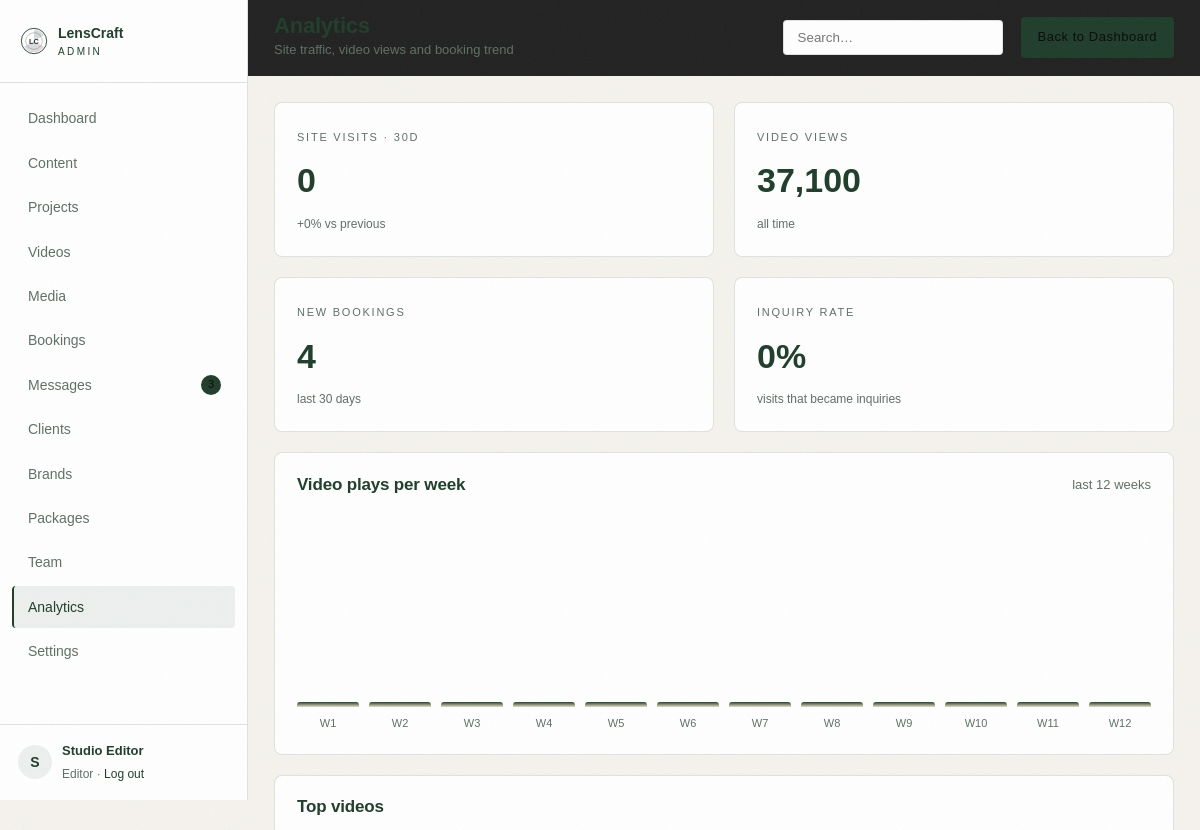
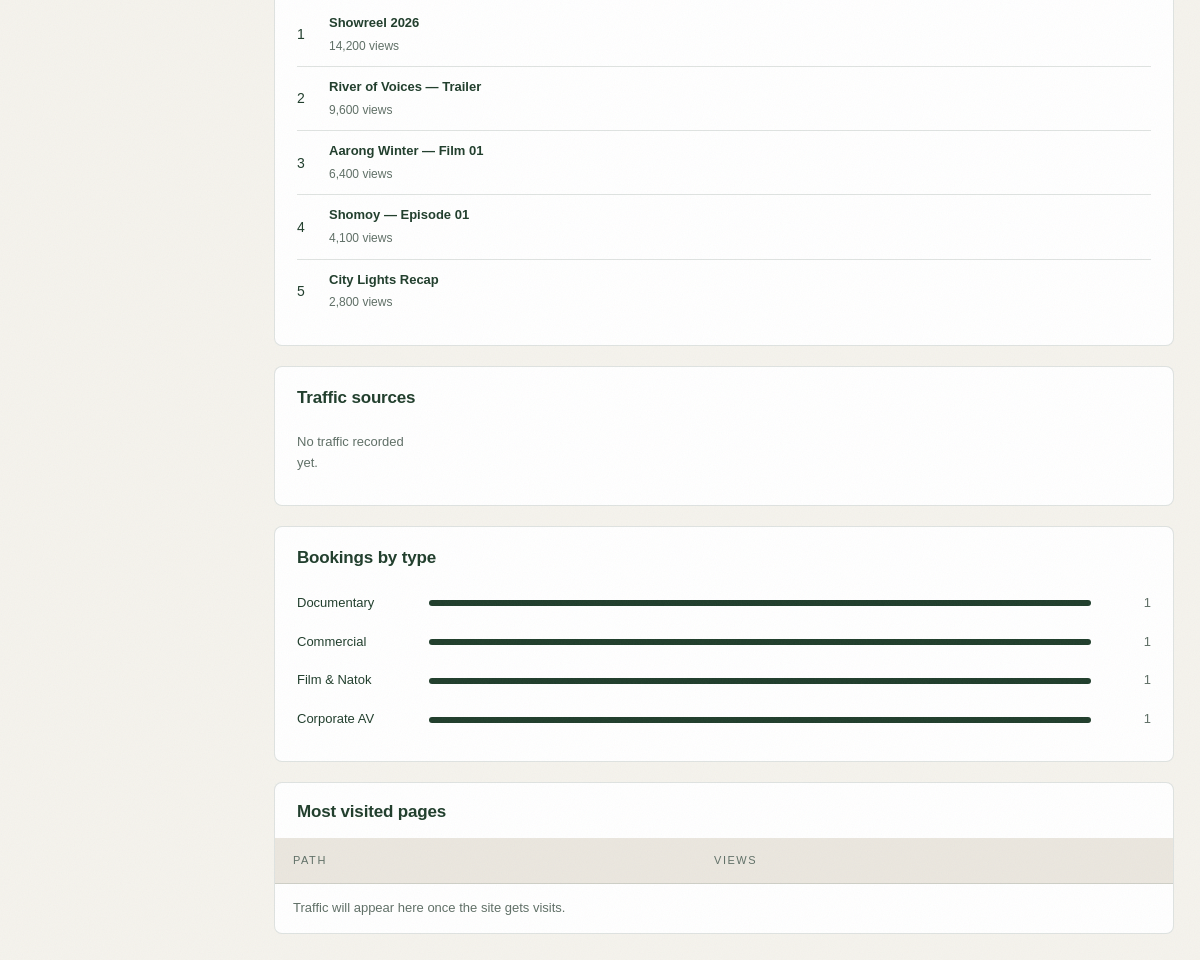
The page /admin/analytics (signed in) on the database its author committed (2 pictures, top to bottom).
### tables this page shows
CREATE TABLE IF NOT EXISTS users (
  id            INT UNSIGNED NOT NULL AUTO_INCREMENT,
  name          VARCHAR(120) NOT NULL,
  email         VARCHAR(160) NOT NULL,
  password_hash VARCHAR(255) NOT NULL,
  role          ENUM('owner','editor') NOT NULL DEFAULT 'editor',
  phone         VARCHAR(40)  NULL,
  last_login_at DATETIME     NULL,
  created_at    DATETIME     NOT NULL DEFAULT CURRENT_TIMESTAMP,
  PRIMARY KEY (id),
  UNIQUE KEY uniq_users_email (email)
);

CREATE TABLE IF NOT EXISTS videos (
  id                 INT UNSIGNED NOT NULL AUTO_INCREMENT,
  title              VARCHAR(180) NOT NULL,
  category           VARCHAR(60)  NOT NULL DEFAULT 'Hero Reel',
  source             ENUM('local','embed') NOT NULL DEFAULT 'local',
  file_path          VARCHAR(255) NULL,
  embed_url          VARCHAR(255) NULL,
  provider           VARCHAR(30)  NULL,
  poster_media_id    INT UNSIGNED NULL,
  project_id         INT UNSIGNED NULL,
  duration_seconds   INT UNSIGNED NULL,
  size_bytes         BIGINT UNSIGNED NOT NULL DEFAULT 0,
  status             ENUM('processing','ready','failed') NOT NULL DEFAULT 'ready',
  is_published       TINYINT(1) NOT NULL DEFAULT 0,
  place_home_hero    TINYINT(1) NOT NULL DEFAULT 0,
  place_work_grid    TINYINT(1) NOT NULL DEFAULT 0,
  place_services     TINYINT(1) NOT NULL DEFAULT 0,
  views              INT UNSIGNED NOT NULL DEFAULT 0,
  created_at         DATETIME NOT NULL DEFAULT CURRENT_TIMESTAMP,
  updated_at         DATETIME NOT NULL DEFAULT CURRENT_TIMESTAMP,
  PRIMARY KEY (id),
  KEY idx_video_status (status),
  KEY idx_video_project (project_id)
);

### app/Views/admin/analytics.php (the view, shortened to what the rows shown need)
<?php
$maxWeekly = max(array_merge([1], array_map('intval', array_values($weekly))));
$maxType = max(array_merge([1], array_map('intval', array_column($bookingTypes, 'total'))));
?>
<div class="stat-row">
    <article class="card stat"><span class="stat__label">SITE VISITS · 30D</span><strong class="stat__value"><?= number_format($summary['visits']) ?></strong><span class="stat__meta"><?= $summary['visits_change'] >= 0 ? '+' : '' ?><?= e((string) $summary['visits_change']) ?>% vs previous</span></article>
    <article class="card stat"><span class="stat__label">VIDEO VIEWS</span><strong class="stat__value"><?= number_format($summary['video_views']) ?></strong><span class="stat__meta">all time</span></article>
    <article class="card stat"><span class="stat__label">NEW BOOKINGS</span><strong class="stat__value"><?= number_format($summary['bookings']) ?></strong><span class="stat__meta">last 30 days</span></article>
    <article class="card stat"><span class="stat__label">INQUIRY RATE</span><strong class="stat__value"><?= e((string) $summary['booking_rate']) ?>%</strong><span class="stat__meta">visits that became inquiries</span></article>
</div>
<div class="cols cols--2-1">
    <article class="card">
        <header class="card__head">
            <h2>Video plays per week</h2>
            <span class="muted">last <?= count($weekly) ?> weeks</span>
        </header>
        <div class="chart">
            <?php foreach ($weekly as $label => $value): ?>
                <div class="chart__bar" title="<?= e($label) ?>: <?= (int) $value ?>">
                    <span style="height: <?= max(2, (int) round($value / $maxWeekly * 100)) ?>%"></span>
                    <small><?= e($label) ?></small>
                </div>
            <?php endforeach; ?>
        </div>
    </article>
    <article class="card">
        <header class="card__head"><h2>Top videos</h2></header>
        <ul class="rank">
            <?php foreach ($topVideos as $i => $video): ?>
                <li>
                    <span class="rank__no"><?= $i + 1 ?></span>
                    <div>
                        <strong><?= e($video['title']) ?></strong>
                        <small><?= number_format((int) $video['views']) ?> views</small>
                    </div>
                </li>
            <?php endforeach; ?>
        </ul>
    </article>
</div>
<div class="cols cols--1-1">
    <article class="card">
        <header class="card__head"><h2>Traffic sources</h2></header>
        <ul class="meter">
            <?php if (!$sources): ?><li class="empty">No traffic recorded yet.</li><?php endif; ?>
        </ul>
    </article>
    <article class="card">
        <header class="card__head"><h2>Bookings by type</h2></header>
        <ul class="meter">
            <?php foreach ($bookingTypes as $row): ?>
                <li>
                    <span><?= e($row['project_type']) ?></span>
                    <i><b style="width: <?= (int) round($row['total'] / $maxType * 100) ?>%"></b></i>
                    <strong><?= (int) $row['total'] ?></strong>
                </li>
            <?php endforeach; ?>
        </ul>
    </article>
</div>
<article class="card card--flush">
    <header class="card__head card__head--pad"><h2>Most visited pages</h2></header>
    <table class="table">
        <thead><tr><th>Path</th><th class="right">Views</th></tr></thead>
        <tbody>
        <?php if (!$topPages): ?><tr><td colspan="2" class="empty">Traffic will appear here once the site gets visits.</td></tr><?php endif; ?>
        </tbody>
    </table>
</article>

### app/Support/Router.php (shortened to what the rows shown need)
<?php
class Router
{
    private array $routes = ['GET' => [], 'POST' => []];
    private function add(string $method, string $path, callable|string $handler): void
    {
        $params = [];
        $pattern = preg_replace_callback('~\{(\w+)\}~', static function (array $m) use (&$params): string {
            $params[] = $m[1];
            return '([^/]+)';
        }, '/' . trim($path, '/'));
        $this->routes[$method][] = [
            'pattern' => '~^' . rtrim((string) $pattern, '/') . '/?$~',
            'handler' => $handler,
            'params'  => $params,
        ];
    }
    public function dispatch(string $method, string $path): void
    {
        $path = '/' . trim($path, '/');
        $method = $method === 'POST' ? 'POST' : 'GET';
        foreach ($this->routes[$method] as $route) {
            if (preg_match($route['pattern'], $path, $matches)) {
                array_shift($matches);
                $this->call($route['handler'], $matches);
                return;
            }
        }
    }
    private function call(callable|string $handler, array $args): void
    {
        if (is_string($handler)) {
            [$class, $method] = explode('@', $handler);
            $controller = new $class();
            $controller->{$method}(...$args);
            return;
        }
    }
}

### app/Views/layouts/admin.php (shortened to what the rows shown need)
<?php
$user = $user ?? [];
$activeNav = $activeNav ?? '';
$unread = Message::unreadCount();
$navItems = [
    ['key' => 'dashboard', 'label' => 'Dashboard', 'url' => url('/admin')],
    ['key' => 'content',   'label' => 'Content',   'url' => url('/admin/content')],
    ['key' => 'projects',  'label' => 'Projects',  'url' => url('/admin/projects')],
    ['key' => 'videos',    'label' => 'Videos',    'url' => url('/admin/videos')],
    ['key' => 'media',     'label' => 'Media',     'url' => url('/admin/media')],
    ['key' => 'bookings',  'label' => 'Bookings',  'url' => url('/admin/bookings')],
    ['key' => 'messages',  'label' => 'Messages',  'url' => url('/admin/messages'), 'badge' => $unread],
    ['key' => 'clients',   'label' => 'Clients',   'url' => url('/admin/clients')],
    ['key' => 'brands',    'label' => 'Brands',    'url' => url('/admin/brands')],
    ['key' => 'packages',  'label' => 'Packages',  'url' => url('/admin/packages')],
    ['key' => 'team',      'label' => 'Team',      'url' => url('/admin/team')],
    ['key' => 'analytics', 'label' => 'Analytics', 'url' => url('/admin/analytics')],
    ['key' => 'settings',  'label' => 'Settings',  'url' => url('/admin/settings')],
];
?>
<!doctype html>
<html lang="en">
<head>
    <link rel="stylesheet" href="<?= asset('css/site.css') ?>">
    <link rel="stylesheet" href="<?= asset('css/admin.css') ?>">
</head>
<body class="admin">
<aside class="sidebar" id="sidebar">
    <a class="sidebar__brand" href="<?= url('/admin') ?>">
        <img src="<?= asset('img/logo.svg') ?>" alt="" width="28" height="28">
        <span>LensCraft<small>ADMIN</small></span>
    </a>
    <nav class="sidebar__nav">
        <?php foreach ($navItems as $item): ?>
            <a href="<?= $item['url'] ?>" class="<?= $activeNav === $item['key'] ? 'is-active' : '' ?>">
                <?= e($item['label']) ?>
                <?php if (!empty($item['badge'])): ?><i class="dot"><?= (int) $item['badge'] ?></i><?php endif; ?>
            </a>
        <?php endforeach; ?>
    </nav>
    <div class="sidebar__user">
        <span class="avatar"><?= e(mb_substr($user['name'] ?? 'A', 0, 1)) ?></span>
        <div>
            <strong><?= e($user['name'] ?? 'Admin') ?></strong>
            <small><?= e(ucfirst($user['role'] ?? 'editor')) ?> · <a href="<?= url('/admin/logout') ?>">Log out</a></small>
        </div>
    </div>
</aside>
<div class="main">
    <header class="topbar">
        <div class="topbar__title">
            <h1><?= e($pageTitle ?? 'Dashboard') ?></h1>
            <p><?= e($pageSubtitle ?? '') ?></p>
        </div>
        <form class="topbar__search" method="get" action="<?= e(strtok($_SERVER['REQUEST_URI'] ?? url('/admin'), '?')) ?>">
            <input type="search" name="q" value="<?= e((string) request('q', '')) ?>" placeholder="Search…">
        </form>
        <?php if (!empty($actionLabel)): ?>
            <a class="btn btn--primary btn--sm" href="<?= e($actionUrl ?? '#') ?>"><?= e($actionLabel) ?></a>
        <?php endif; ?>
    </header>
    <div class="content">
        <?= $content ?>
    </div>
</div>
</body>
</html>

### rows shown on the page
users: name "S", name "Studio Editor", role "Editor"
videos: title "Showreel 2026", views "14,200"
videos: title "River of Voices — Trailer", views "9,600"
videos: title "Aarong Winter — Film 01", views "6,400"
videos: title "Shomoy — Episode 01", views "4,100"
videos: title "City Lights Recap", views "2,800"

### other values the page prints
$item['label'] "Dashboard"
$item['label'] "Content"
$item['label'] "Projects"
$item['label'] "Videos"
$item['label'] "Media"
$item['label'] "Bookings"
$item['label'] "Messages"
$item['badge'] "3"
$item['label'] "Clients"
$item['label'] "Brands"
$item['label'] "Packages"
$item['label'] "Team"
$item['label'] "Analytics"
$item['label'] "Settings"
$summary['visits'] "0"
